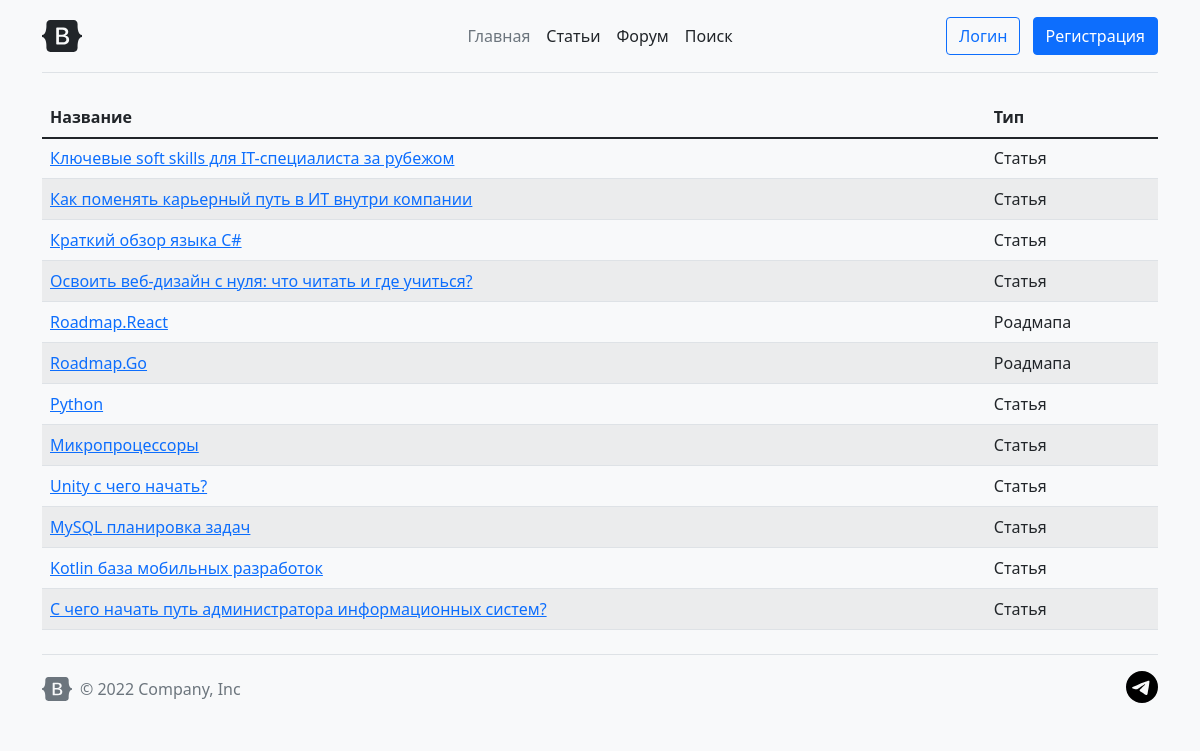
The app's page /diplom/ArticleList.php with its own data.
### tables this page shows
CREATE TABLE `article` (
  `id` int NOT NULL,
  `name` varchar(255) NOT NULL,
  `url` varchar(255) NOT NULL,
  `type_Id` int NOT NULL,
  `interest` int DEFAULT '0'
);

CREATE TABLE `articletype` (
  `id` int NOT NULL,
  `name` varchar(50) NOT NULL,
  `description` varchar(50) NOT NULL
);

### diplom/ArticleList.php (the view, shortened to what this page needs)
<?php
$mysqli= new mysqli("localhost", "root", "", "diploma");
?>
<?php include("header.php");?>
<div class="container">
    <div >
        <table class="table table-striped">
            <thead>
            <tr>
                <th scope="col">Название</th>
                <th scope="col">Тип</th>
            </tr>
            </thead>
            <tr>
                <?php
                $sql = "SELECT article.name as имя,article.url,articletype.name FROM article,articletype
                    where article.type_Id=articletype.id";
                if($result = $mysqli->query($sql)){
                    foreach($result as $row){$entry=$row["url"];
                        echo "<tr>";
                        echo "<td><a  ' href=\"$entry\">" . $row["имя"] . "</a></td>";
                        echo "<td>" . $row["name"] . "</td>";
                        echo "</tr>";
                    }
                    echo "</table>";
                } else{
                    echo "Ошибка: " . $mysqli->error;
                }
                ?>
    </div>
    </div>
<?php include("footer.php");?>
</body>
</html>

### diplom/header.php (shortened to what this page needs)
<!DOCTYPE html>
<html lang="en">
<head>
    <link href="https://cdn.jsdelivr.net/npm/bootstrap@5.1.3/dist/css/bootstrap.min.css" rel="stylesheet">
    <link rel="stylesheet" href="stuff/style.css"
    <meta http-equiv="Content-Type">
    <link href="stuff/style.css" rel="stylesheet">
    <link href="footers.css" rel="stylesheet">
</head>
<body style="--bs-bg-opacity: 1;background-color: rgba(var(--bs-light-rgb),var(--bs-bg-opacity))" >
<div class="container">
    <header class="d-flex flex-wrap align-items-center justify-content-center justify-content-md-between py-3 mb-4 border-bottom" ">
    <a href="index.php" class="d-flex align-items-center col-md-3 mb-2 mb-md-0 text-dark text-decoration-none">
        <svg class="bi me-2" width="40" height="32" role="img" aria-label="Bootstrap"><use xlink:href="#bootstrap"/></svg>
    </a>
    <ul class="nav col-12 col-md-auto mb-2 justify-content-center mb-md-0">
        <li><a href="index.php" class="nav-link px-2 link-secondary">Главная</a></li>
        <li><a href="ArticleList.php" class="nav-link px-2 link-dark">Статьи</a></li>
        <li><a href="forumtheme.php" class="nav-link px-2 link-dark">Форум</a></li>
        <li><a href="Searchpage.php" class="nav-link px-2 link-dark">Поиск</a></li>
    </ul>
    <div class="col-md-3 text-end">
        <?php if(!isset($_COOKIE['user_login'])){ ?>
            <a class="btn btn-outline-primary me-2" href="loginpage.php">Логин</a>
            <a  class="btn btn-primary" href="registerpage.php">Регистрация</a>
        <?php } ?>
    </div>
    </header>
</div>

### diplom/footer.php (shortened to what this page needs)
<div class="container">
    <footer class="d-flex flex-wrap justify-content-between align-items-center py-3 my-4 border-top">
        <div class="col-md-4 d-flex align-items-center">
            <a href="#" class="mb-3 me-2 mb-md-0 text-muted text-decoration-none lh-1">
                <svg class="bi" width="30" height="24"><use xlink:href="#bootstrap"/></svg>
            </a>
            <span class="text-muted">&copy; 2022 Company, Inc</span>
        </div>
        <div class="nav col-md-4 justify-content-end list-unstyled d-flex">
            <a href="https://t.me/+mE9QtQlRGoA0YWQy" style="color: black"></a>
        </div>
    </footer>
</div>

### diplom/stuff/style.css (style rules this page uses)
.bi { vertical-align: -.125em; fill: currentColor; }

### records on screen
article: name "Ключевые soft skills для IT-специалиста за рубежом", type_Id.name "Статья"
article: name "Как поменять карьерный путь в ИТ внутри компании", type_Id.name "Статья"
article: name "Краткий обзор языка C#", type_Id.name "Статья"
article: name "Освоить веб-дизайн с нуля: что читать и где учиться?", type_Id.name "Статья"
article: name "Roadmap.React", type_Id.name "Роадмапа"
article: name "Roadmap.Go", type_Id.name "Роадмапа"
article: name "Python", type_Id.name "Статья"
article: name "Микропроцессоры", type_Id.name "Статья"
article: name "Unity с чего начать?", type_Id.name "Статья"
article: name "MySQL планировка задач", type_Id.name "Статья"
article: name "Kotlin база мобильных разработок", type_Id.name "Статья"
article: name "С чего начать путь администратора информационных систем?", type_Id.name "Статья"
